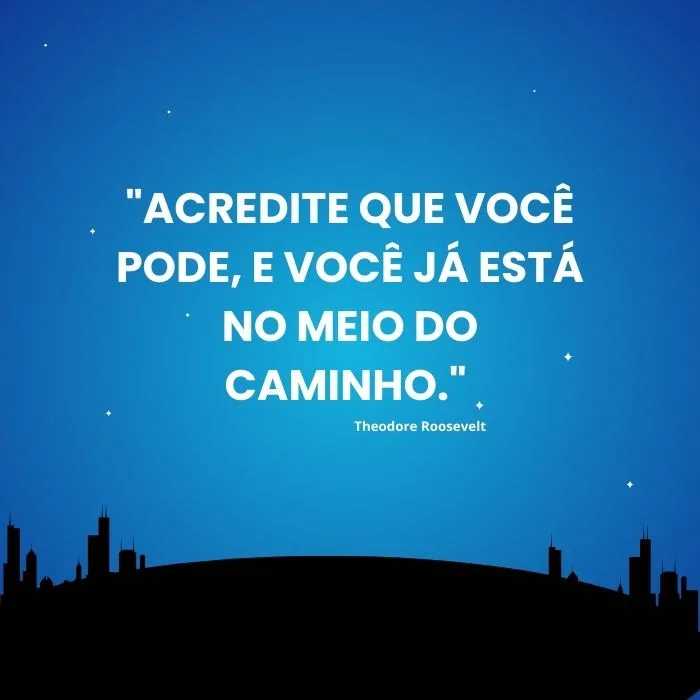
#> input picture gallery/ocr-photo.png, 700 x 700 px
$ python ocr.py
#> lines starting #> are read from the running program, lines starting #| are printed output that depends on the picture; after the words box and inside, x2 and y2 are one past the last pixel; in counts of white or black regions, pixels touching at a corner belong together
import cv2
import matplotlib.pylab as plt
import pytesseract

#Uploading the image
image = cv2.imread('gallery/ocr-photo.png')
#> image is the input picture: shape (700, 700, 3); mean B, G, R 151.5, 101.1, 24.3

# [15 lines of commented-out code are left out]
image_gray = cv2.cvtColor(image, cv2.COLOR_BGR2GRAY)
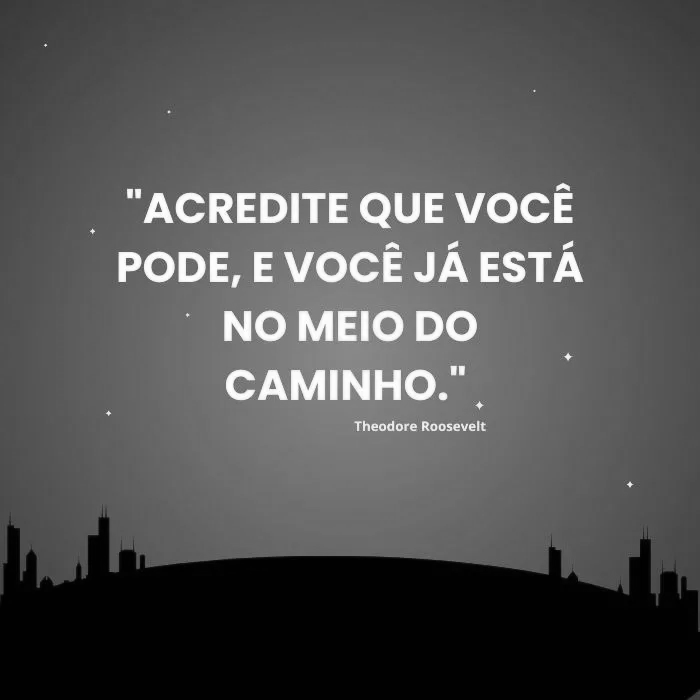
#> image_gray: shape (700, 700); min 0, max 255, mean 83.8
# cv2.imshow('gray image', image_gray)
# cv2.waitKey(0)
# cv2.destroyAllWindows()

# Border Detection with Canny
border = cv2.Canny(image_gray, 100,200)
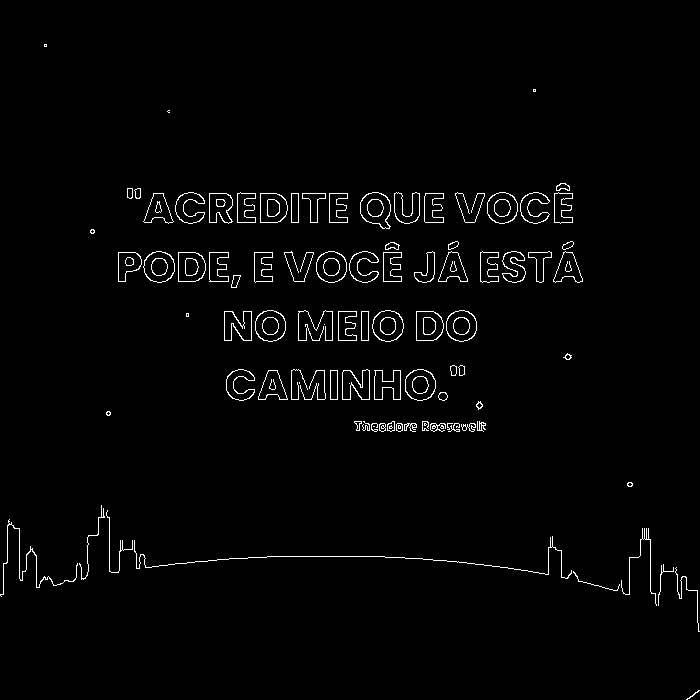
#> border: shape (700, 700); 1.9% white in thin lines or dots
cv2.imshow('border',border)
cv2.waitKey(0)
cv2.destroyAllWindows()

$ run again, with gallery/catphoto.jpg saved as gallery/ocr-photo.png
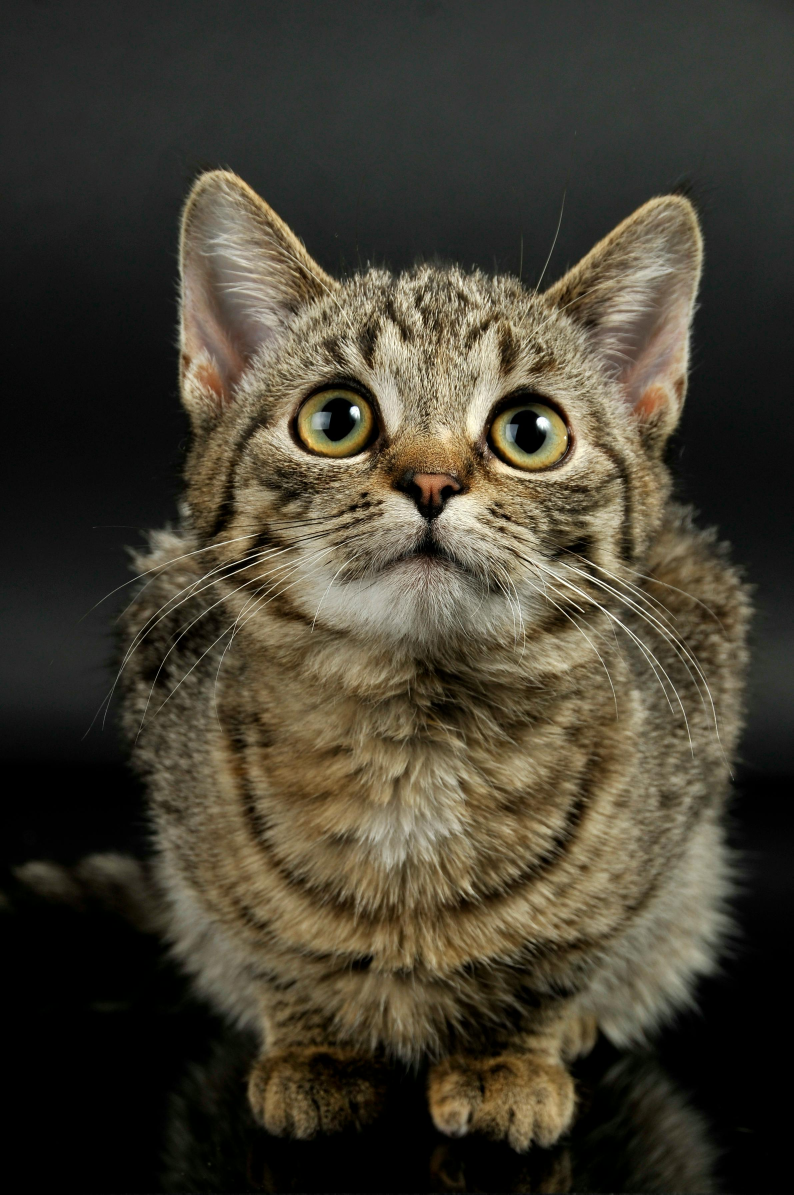
#> input picture gallery/catphoto.jpg, 2380 x 3583 px (shown at 1/3 size)
#> image is the input picture: shape (3583, 2380, 3); mean B, G, R 49.3, 63, 68.4
#> `image_gray = cv2.cvtColor(image, cv2.COLOR_BGR2GRAY)`:
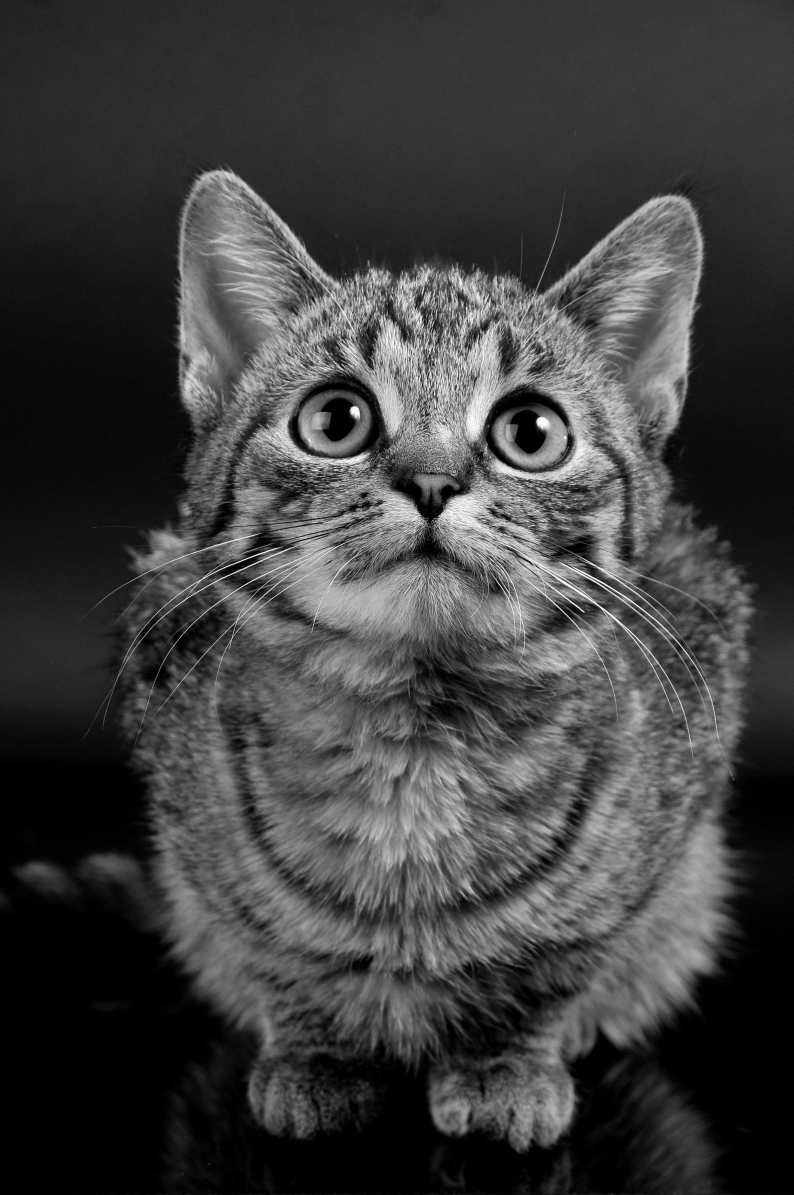
#> image_gray: shape (3583, 2380) (shown at 1/3 size); min 0, max 255, mean 63
#> `border = cv2.Canny(image_gray, 100,200)`:
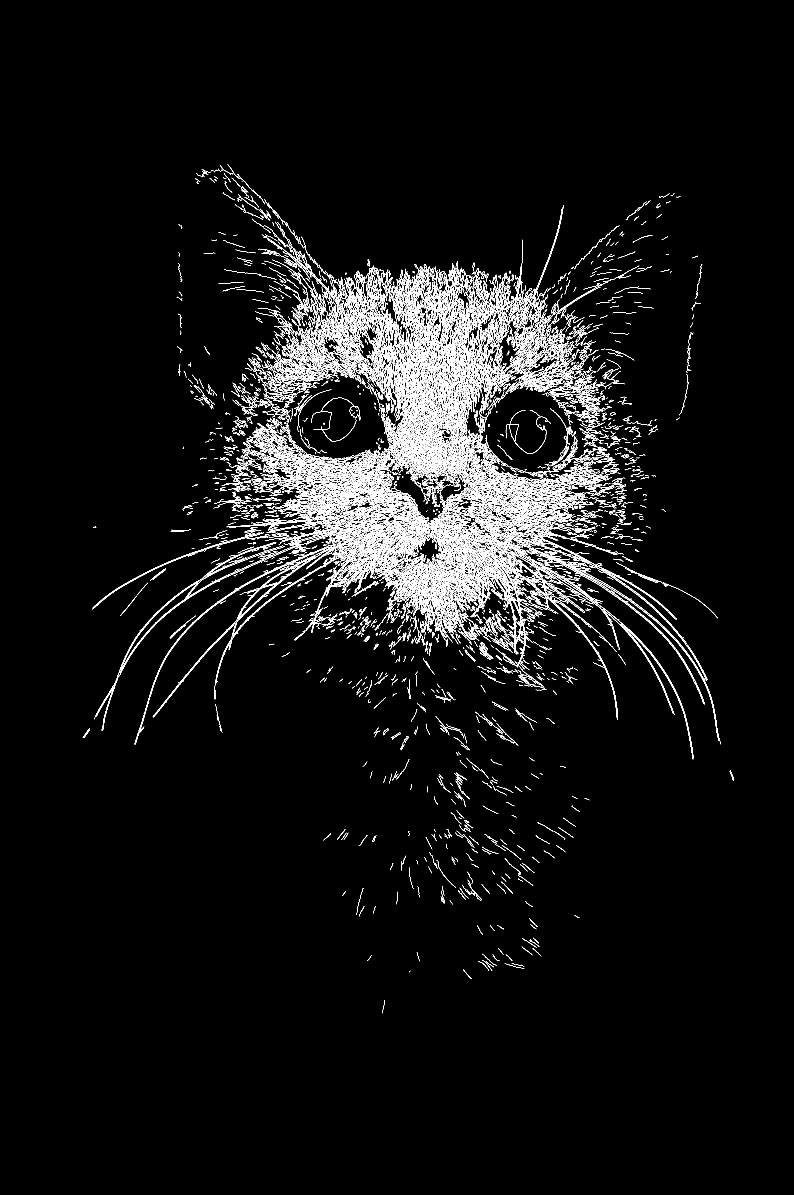
#> border: shape (3583, 2380) (shown at 1/3 size); 3.5% white in thin lines or dots, all inside (x1, y1, x2, y2) = (248, 493, 2202, 3040)
